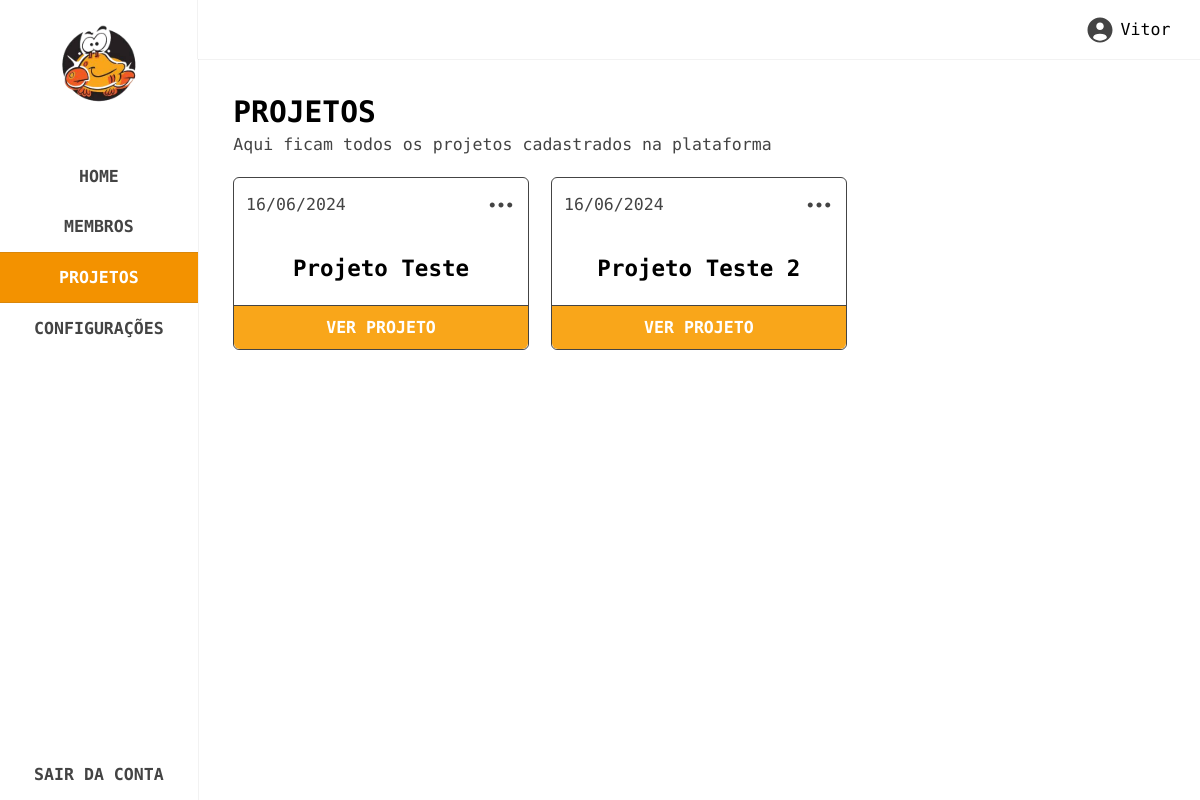
The page /projetos (signed in) on the database its author committed.
### tables this page shows
CREATE TABLE IF NOT EXISTS `projects` (
  `id` bigint(100) NOT NULL AUTO_INCREMENT,
  `name` varchar(100) DEFAULT NULL,
  `date` date DEFAULT NULL,
  `description` varchar(100) DEFAULT NULL,
  `link` varchar(100) DEFAULT NULL,
  PRIMARY KEY (`id`)
);

### routes/routes.php (called while the page is built, shortened)
<?php
$route = isset($_GET['url']) ? $_GET['url'] : '';
switch ($route) {
    case 'projetos':
        $file = './pages/projects.php';
        break;
}
include $file;
?>

### controllers/projects.php (called while the page is built, shortened)
<?php
include_once __DIR__ . '/../config/config.php';
include_once __DIR__ . '/../db/db.php';
function get_all_projects() {
    global $connect;
    $query = "SELECT * FROM projects";
    $result = $connect->query($query);
    $projects = [];
    while ($row = $result->fetch_assoc()) {
        $projects[] = $row;
    }
    return $projects;
}
?>

### config/config.php (called while the page is built, shortened)
<?php
function base_url($path) {
    return rtrim(BASE_URL, '/') . '/' . ltrim($path, '/');
}
?>

### pages/projects.php (the view, shortened to what this page needs)
<?php
include_once __DIR__ . '/../controllers/users.php';
include_once __DIR__ . '/../controllers/projects.php';
$projects = get_all_projects();
?>
<section class="projects" data-page="projects">
    <?php include __DIR__ . '/../partials/sidebar.php'; ?>
    <div class="main">
        <?php include __DIR__ . '/../partials/topbar.php'; ?>
        <div class="content">
            <div class="header">
                <span>
                    <h3>PROJETOS</h3>
                    <p>Aqui ficam todos os projetos cadastrados na plataforma</p>
                </span>
            </div>
            <div class="cards">
                <?php if(count($projects) > 0): ?>
                    <?php foreach($projects as $project): ?>
                        <?php
                            $date = new DateTime($project['date']);
                            $formatted_date = $date->format('d/m/Y');
                        ?>
                        <div class="card" data-id="<?= $project['id'] ?>">
                            <div class="top">
                                <p><?= $formatted_date ?></p>
                                <button class="options-btn">
                                    <img src="<?= base_url('assets/images/svg/dots.svg') ?>" alt="dots">
                                </button>
                            </div>
                            <div class="mid">
                                <h4><?= $project['name'] ?></h4>
                            </div>
                            <a href="#" class="see-project">VER PROJETO</a>
                        </div>
                    <?php endforeach; ?>
                <?php else: ?>
                    <p class="not-found">Nenhum resultado encontrado.</p>
                <?php endif; ?>
            </div>
        </div>
    </div>
</section>

### assets/sass/style.css (style rules this page uses)
html { font-size: 74%; }
h1, h2, h3, h4, h5, h6 { font-weight: 600; }
h3 { font-size: 2.5rem; }
h4 { font-size: 1.9rem; }
p, li, label { font-size: 1.4rem; list-style: none; }
a { font-size: 1.4rem; text-decoration: none; }
* { margin: 0; padding: 0; box-sizing: border-box; font-family: "Encode Sans Expanded", sans-serif; }
body, html { overflow-x: hidden; }
section.projects { position: relative; z-index: 5; display: flex; max-height: 100vh; }
section.projects .main { width: 100%; }
section.projects .main .content { display: flex; flex-direction: column; padding: 3rem; width: 100%; height: calc(100% - 5rem); overflow-y: auto; }
section.projects .main .content .header { display: flex; justify-content: space-between; align-items: center; }
section.projects .main .content .header span:first-child { display: flex; flex-direction: column; gap: 0.5rem; }
section.projects .main .content .header span:first-child h3 { color: #000; font-weight: 700; }
section.projects .main .content .header span:first-child p { color: #444444; font-weight: 400; }
section.projects .main .content .cards { position: relative; margin-top: 2rem; display: flex; justify-content: space-between; align-items: center; flex-wrap: wrap; gap: 1rem; }
section.projects .main .content .cards::after { content: ""; width: calc(33% - 1rem); }
section.projects .main .content .cards .card { position: relative; border-radius: 6px; border: 1px solid #444444; min-width: calc(33% - 1rem); margin-bottom: 1rem; }
section.projects .main .content .cards .card .top { display: flex; justify-content: space-between; align-items: center; gap: 1rem; padding: 1rem; border-radius: 6px; }
section.projects .main .content .cards .card .top p { color: #444444; font-weight: 400; }
section.projects .main .content .cards .card .top button { background: none; border: none; display: flex; justify-content: center; align-items: center; cursor: pointer; transition: all 0.1s ease; }
section.projects .main .content .cards .card .top button img { width: 2.5rem; }
section.projects .main .content .cards .card .mid { display: flex; justify-content: center; align-items: center; text-align: center; padding: 2rem 1rem; }
section.projects .main .content .cards .card .mid h4 { color: #000; font-weight: 700; }
section.projects .main .content .cards .card a.see-project { display: flex; justify-content: center; align-items: center; background: #F9A61A; padding: 1rem; text-align: center; color: #FFF; font-weight: 800; border-radius: 0 0 6px 6px; border-top: 1px solid #444444; }

### rows shown on the page
projects: date "16/06/2024", name "Projeto Teste"
projects: date "16/06/2024", name "Projeto Teste 2"

### other values the page prints
$user_info['name'] "Vitor"
